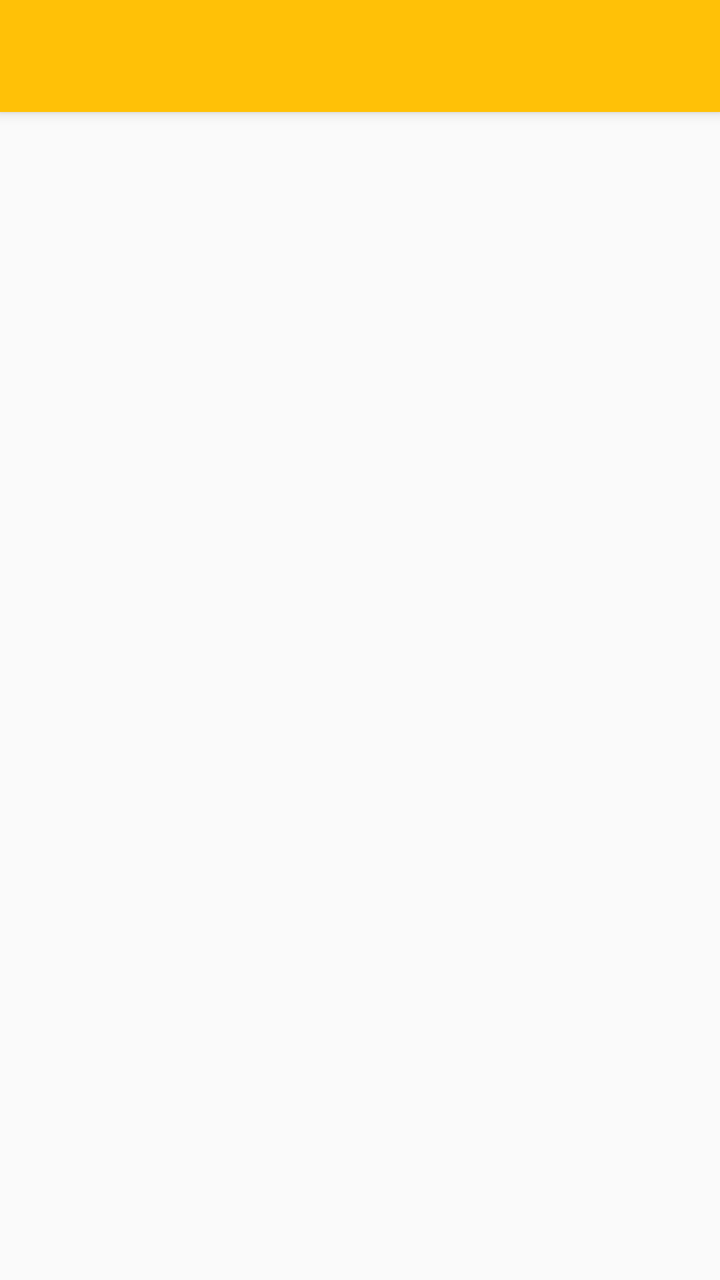
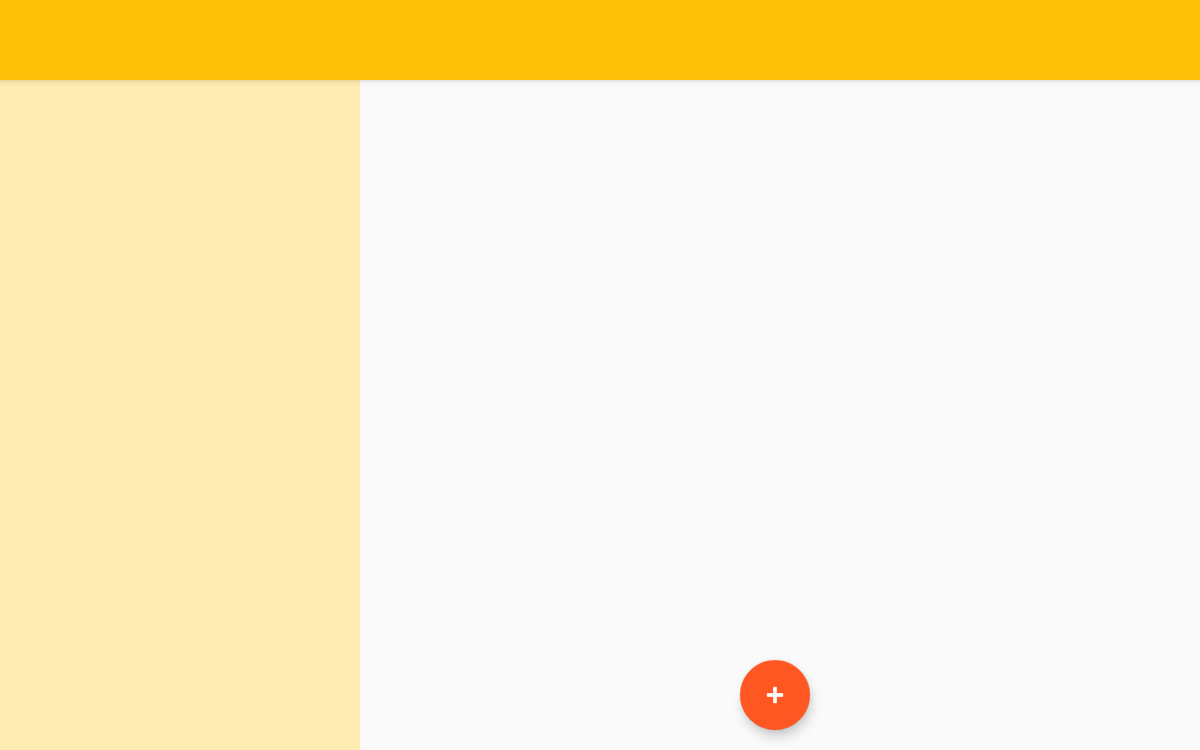

An Android layout and its configuration variant, each rendered on a device that would load it. The default file and the variant file are quoted in full after the pictures.
<!-- AndroidManifest.xml: activity theme AppTheme.NoActionBar -->
<!-- res/layout/activity_table.xml -->
<?xml version="1.0" encoding="utf-8"?>
<android.support.design.widget.CoordinatorLayout xmlns:android="http://schemas.android.com/apk/res/android"
    xmlns:app="http://schemas.android.com/apk/res-auto"
    xmlns:tools="http://schemas.android.com/tools"
    android:layout_width="match_parent"
    android:layout_height="match_parent"
    tools:context="com.calvo.carolina.e_waiter.activities.TableActivity">

    <android.support.design.widget.AppBarLayout
        android:layout_width="match_parent"
        android:layout_height="wrap_content"
        android:theme="@style/AppTheme.AppBarOverlay">

        <android.support.v7.widget.Toolbar
            android:id="@+id/toolbar"
            android:layout_width="match_parent"
            android:layout_height="?attr/actionBarSize"
            android:background="?attr/colorPrimary"
            app:popupTheme="@style/AppTheme.PopupOverlay" />

    </android.support.design.widget.AppBarLayout>

   <FrameLayout
       android:id="@+id/at_fragment_table"
       android:layout_width="match_parent"
       android:layout_height="match_parent"/>



</android.support.design.widget.CoordinatorLayout>
<!-- resources referenced by this layout -->
<resources>
  <style name="AppTheme.AppBarOverlay" parent="ThemeOverlay.AppCompat.ActionBar" />
  <style name="AppTheme.PopupOverlay" parent="ThemeOverlay.AppCompat.Light" />
  <style name="AppTheme.NoActionBar">
          <item name="windowActionBar">false</item>
          <item name="windowNoTitle">true</item>
      </style>
</resources>
<!-- res/layout-sw500dp-land/activity_table.xml (the repository's variant of the layout above) -->
<!-- drawn on a 7-inch tablet turned sideways -->
<?xml version="1.0" encoding="utf-8"?>
<android.support.design.widget.CoordinatorLayout xmlns:android="http://schemas.android.com/apk/res/android"
    xmlns:app="http://schemas.android.com/apk/res-auto"
    xmlns:tools="http://schemas.android.com/tools"
    android:layout_width="match_parent"
    android:layout_height="match_parent"
    tools:context="com.calvo.carolina.e_waiter.activities.TableActivity">

    <android.support.design.widget.AppBarLayout
        android:layout_width="match_parent"
        android:layout_height="wrap_content"
        android:theme="@style/AppTheme.AppBarOverlay">

        <android.support.v7.widget.Toolbar
            android:id="@+id/toolbar"
            android:layout_width="match_parent"
            android:layout_height="?attr/actionBarSize"
            android:background="?attr/colorPrimary"
            app:popupTheme="@style/AppTheme.PopupOverlay" />

    </android.support.design.widget.AppBarLayout>

    <android.support.constraint.ConstraintLayout xmlns:android="http://schemas.android.com/apk/res/android"
        xmlns:app="http://schemas.android.com/apk/res-auto"
        xmlns:tools="http://schemas.android.com/tools"
        android:layout_width="match_parent"
        android:layout_height="match_parent"
        app:layout_behavior="@string/appbar_scrolling_view_behavior">
        <FrameLayout
            android:id="@+id/at_table_list_fragment"
            android:layout_width="0dp"
            android:layout_height="0dp"
            android:background="@color/colorPrimaryLight"
            app:layout_constraintBottom_toBottomOf="parent"
            app:layout_constraintEnd_toStartOf="@+id/guideline"
            app:layout_constraintStart_toStartOf="parent"
            app:layout_constraintTop_toTopOf="parent"
            tools:ignore="InconsistentLayout" />

        <ListView
            android:id="@+id/at_orders_list"
            android:layout_width="0dp"
            android:layout_height="0dp"
            app:layout_constraintBottom_toBottomOf="parent"
            app:layout_constraintEnd_toEndOf="parent"
            app:layout_constraintStart_toStartOf="@+id/guideline"
            app:layout_constraintTop_toTopOf="parent" />

        <android.support.design.widget.FloatingActionButton
            android:id="@+id/add_dish_button"
            android:layout_width="wrap_content"
            android:layout_height="wrap_content"
            android:layout_marginBottom="@dimen/fab_margin"
            android:layout_marginEnd="@dimen/app_margin"
            android:layout_marginStart="8dp"
            android:tint="@android:color/white"
            app:layout_constraintBottom_toBottomOf="parent"
            app:layout_constraintEnd_toEndOf="parent"
            app:layout_constraintStart_toStartOf="@+id/guideline"
            app:srcCompat="@android:drawable/ic_input_add" />
        <android.support.constraint.Guideline
            android:id="@+id/guideline"
            android:layout_width="wrap_content"
            android:layout_height="wrap_content"
            android:orientation="vertical"
            app:layout_constraintGuide_percent="0.3" />
    </android.support.constraint.ConstraintLayout>
</android.support.design.widget.CoordinatorLayout>
<!-- resources referenced by the variant -->
<!-- as a 7-inch tablet turned sideways resolves them -->
<resources>
  <color name="colorPrimaryLight">#FFECB3</color>
  <dimen name="app_margin">16dp</dimen>
  <dimen name="fab_margin">16dp</dimen>
  <style name="AppTheme.AppBarOverlay" parent="ThemeOverlay.AppCompat.ActionBar" />
  <style name="AppTheme.PopupOverlay" parent="ThemeOverlay.AppCompat.Light" />
  <style name="AppTheme.NoActionBar">
          <item name="windowActionBar">false</item>
          <item name="windowNoTitle">true</item>
      </style>
</resources>
